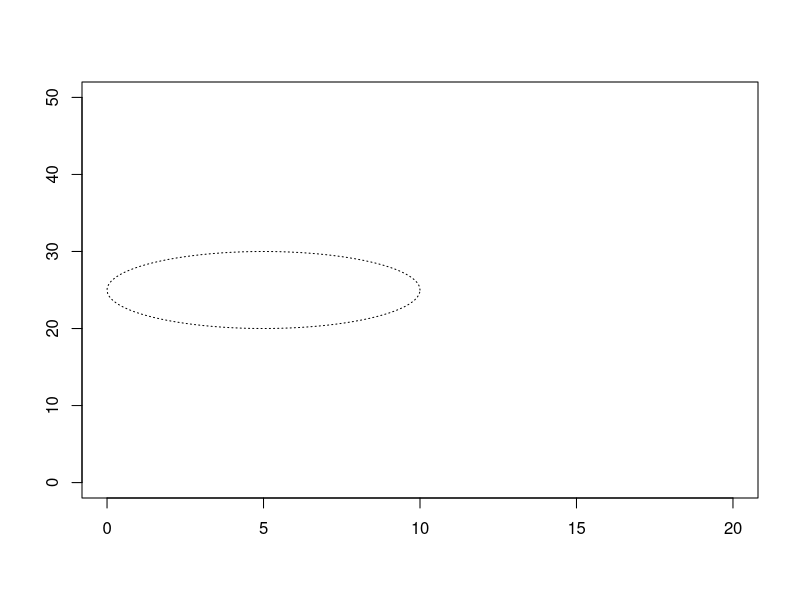
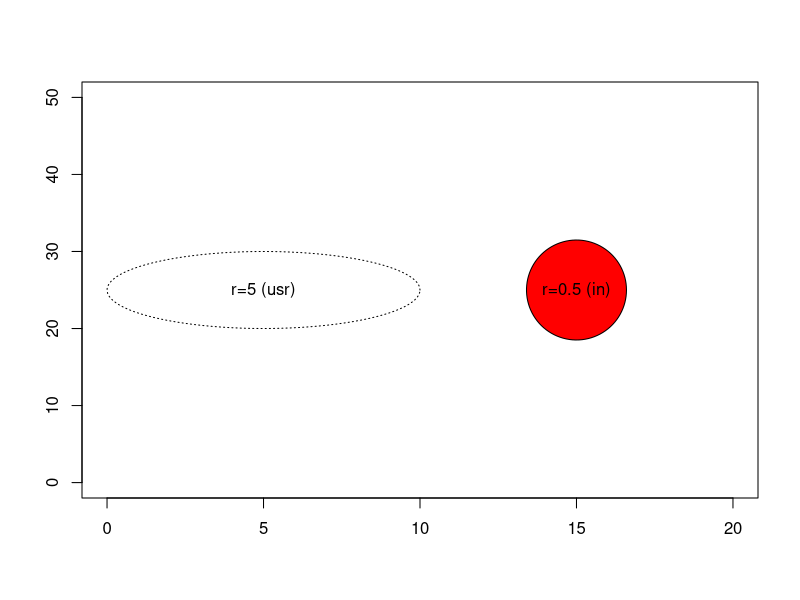
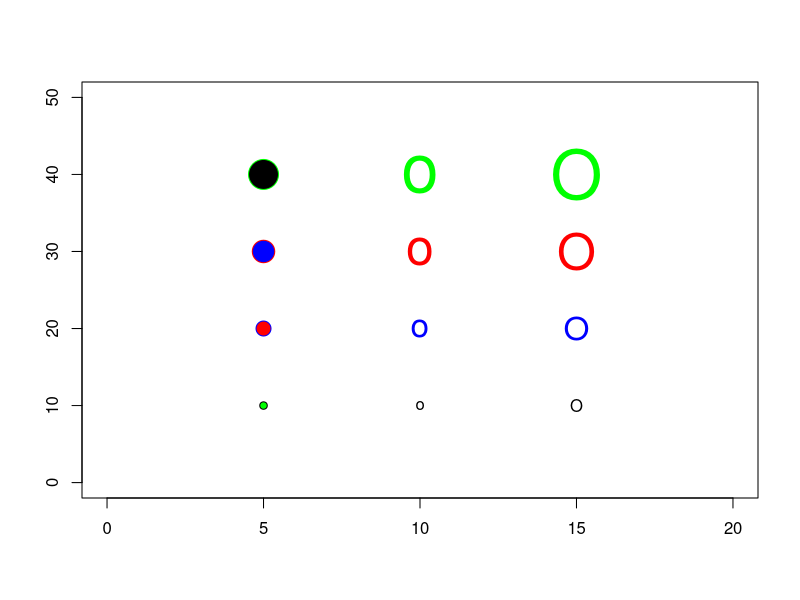

The R source for these figures, in order:
## ---- chunk 1
draw.circle <- function(x0, y0, r, ...) {
  # draw a circle of radius r centered at x0, y0
  pi.seq <- seq(0, 2*pi, length=100)
  x.circle <- x0 + r * cos(pi.seq)
  y.circle <- y0 + r * sin(pi.seq)
  polygon(x.circle, y.circle, ...)
}
plot(0, 0, xlim=c(0, 20), ylim=c(0, 50), type="n", xlab=" ", ylab=" ")
draw.circle(5, 25, 5, lty="dotted")
text(5, 80, "r=5 (usr)")
dv <- dev.size()
ma <- par("mai")
us <- par("usr")
## ---- chunk 2
draw.circle <- function(x0, y0, r, adjust.units=function() {list(x=1, y=1)}, ...) {
  # draw a circle of radius r centered at x0, y0
  # with an adjustment in the horizontal and vertical dimensions
  # The default adjustment is no adjustment
  pi.seq <- seq(0, 2*pi, length=100)
  adj <- adjust.units()
  x.circle <- x0 + adj$x * r * cos(pi.seq)
  y.circle <- y0 + adj$y * r * sin(pi.seq)
  polygon(x.circle, y.circle, ...)
}

convert_to_inches <- function() {
  # This funciton adjusts from user coordinates to inches.
  # There is a short-cut: ratio <- par("cxy") / par("cin")

  # Range of the plotting region in user coordinates
  plot.range.usr <- c(par("usr")[2] - par("usr")[1], par("usr")[4] - par("usr")[3])
  if (verbose) cat("\nThe range of the plotting region is", plot.range.usr, "in user coordinates")
  
  # Range of the plotting region in inches
  plot.range.in <- par("pin")
  if (verbose) cat("\nThe range of the plotting region is", plot.range.in, "in inches")
  
  # Number of inches per user coordinate
  ratio <- plot.range.usr / plot.range.in
  if (verbose) cat("\nThere are", ratio, "user coordinates per inch")
  return(list(x=ratio[1], y=ratio[2]))
}

plot(0, 0, xlim=c(0, 20), ylim=c(0, 50), type="n", xlab=" ", ylab=" ")
draw.circle( 5, 25, 5, lty="dotted")
text( 5, 25, "r=5 (usr)")
verbose <- TRUE
draw.circle(15, 25, 0.5, convert_to_inches, col="red")
text(15, 25, "r=0.5 (in)")
## ---- chunk 3
plot(0, 0, xlim=c(0, 20), ylim=c(0, 50), type="n", xlab=" ", ylab=" ")
co <- c("black", "blue", "red", "green")
points(rep( 5, 4), 10*(1:4), pch=21,  cex=1:4, col=co, bg=rev(co))
points(rep(10, 4), 10*(1:4), pch="o", cex=1:4, col=co)
points(rep(15, 4), 10*(1:4), pch="O", cex=1:4, col=co)
